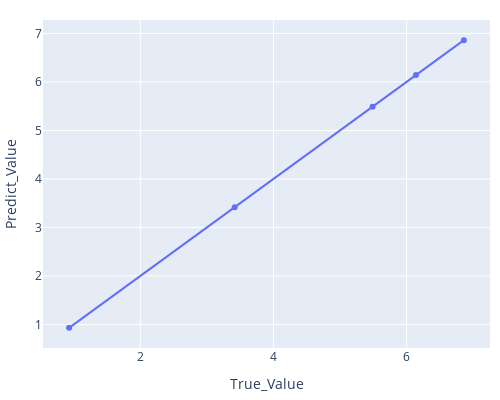

Notebook code for this chart:
### Code cell
polyEstimate(df_fre[['D2','tm']], ym_train_fre.b)

### Figure 1 — Plotly figure (JSON) as saved in the notebook; plotly's stock layout.template omitted (floating-point values rounded to 4 significant figures)
{"data": [{"hovertemplate": "True_Value=%{x}<br>Predict_Value=%{y}<extra></extra>", "legendgroup": "", "marker": {"color": "#636efa", "symbol": "circle"}, "mode": "markers", "name": "", "orientation": "v", "showlegend": false, "type": "scatter", "x": [0.9295, 6.141, 5.489, 6.861, 3.417], "xaxis": "x", "y": [0.9295, 6.141, 5.489, 6.861, 3.417], "yaxis": "y"}, {"hovertemplate": "<b>OLS trendline</b><br>Predict_Value = 1 * True_Value + 1.41553e-13<br>R<sup>2</sup>=1.000000<br><br>True_Value=%{x}<br>Predict_Value=%{y} <b>(trend)</b><extra></extra>", "legendgroup": "", "marker": {"color": "#636efa", "symbol": "circle"}, "mode": "lines", "name": "", "showlegend": false, "type": "scatter", "x": [0.9295, 3.417, 5.489, 6.141, 6.861], "xaxis": "x", "y": [0.9295, 3.417, 5.489, 6.141, 6.861], "yaxis": "y"}], "layout": {"height": 400, "legend": {"tracegroupgap": 0}, "margin": {"b": 10, "l": 10, "r": 10, "t": 20}, "width": 500, "xaxis": {"anchor": "y", "domain": [0, 1], "title": {"text": "True_Value"}}, "yaxis": {"anchor": "x", "domain": [0, 1], "title": {"text": "Predict_Value"}}}}
